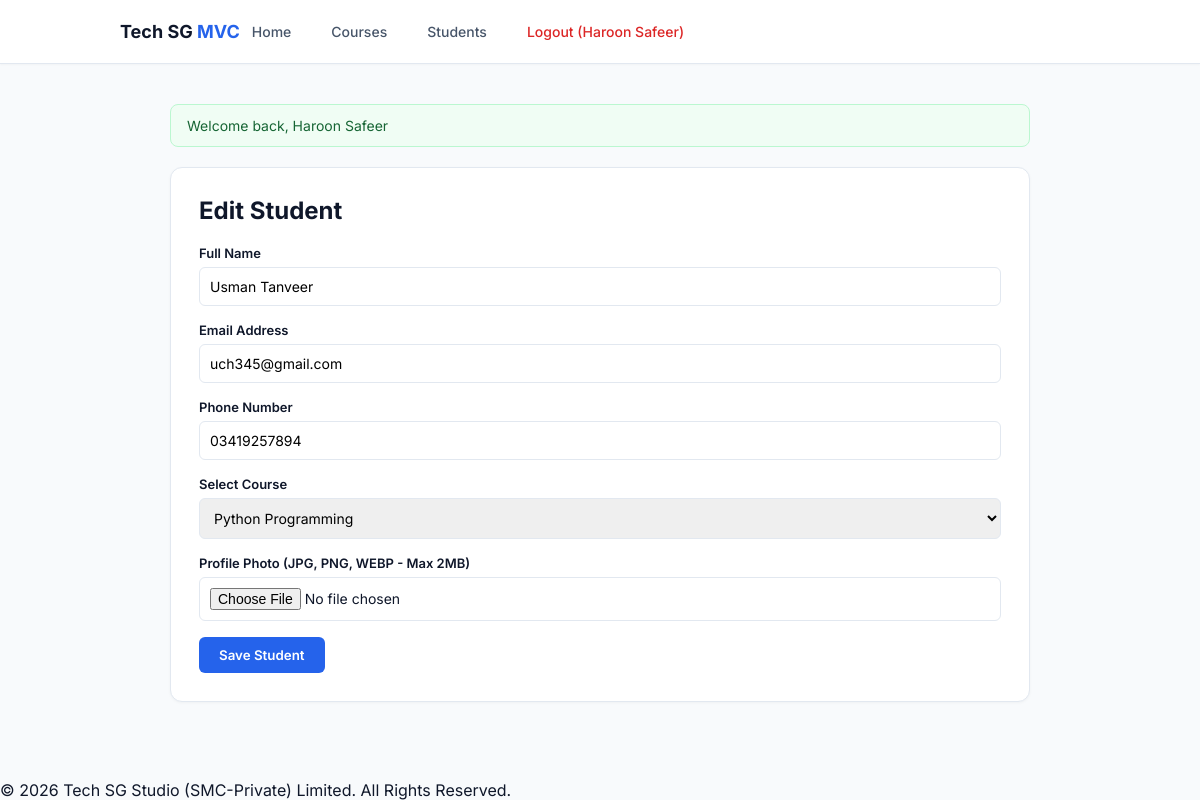
Page /public/students/edit/3 (signed in) on the committed database.
### tables this page shows
CREATE TABLE `students` (
  `id` int(10) UNSIGNED NOT NULL,
  `course_id` int(10) UNSIGNED DEFAULT NULL,
  `name` varchar(100) NOT NULL,
  `email` varchar(150) NOT NULL,
  `phone` varchar(20) DEFAULT NULL,
  `photo` varchar(120) DEFAULT NULL,
  `created_at` timestamp NOT NULL DEFAULT current_timestamp()
);

CREATE TABLE `courses` (
  `id` int(10) UNSIGNED NOT NULL,
  `title` varchar(150) NOT NULL
);

### app/Core/Controller.php (called while the page is built, shortened)
<?php
class Controller
{
    protected function view(string $view, array $data = []): void
    {
        extract($data);
        require ROOT . '/app/Views/layout/header.php';
        require ROOT . '/app/Views/' . $view . '.php';
        require ROOT . '/app/Views/layout/footer.php';
    }
}
function e($v): string {
    return htmlspecialchars((string) $v, ENT_QUOTES, 'UTF-8');
}

### app/Controllers/StudentsController.php (called while the page is built, shortened)
<?php
class StudentsController extends Controller
{
    private Student $model;
    public function __construct()
    {
        $this->model = new Student();
    }
    public function edit($id = 0): void
    {
        $student = $this->model->find((int)$id);
        $this->form($student, [], 'students/update/' . (int)$id);
    }
    private function form(array $old, array $errors, string $action): void
    {
        $this->view('students/form', [
            'old' => $old,
            'errors' => $errors,
            'action' => $action,
            'courses' => (new Course())->all(),
            'csrf' => $this->csrfToken()
        ]);
    }
}

### app/Core/Router.php (called while the page is built, shortened)
<?php
class Router
{
    public function dispatch(): void
    {
        $url = trim($_GET['url'] ?? '', '/');
        $parts = $url === '' ? [] : explode('/', $url);
        $method = $parts[1] ?? 'index';
        $params = array_slice($parts, 2);
        $controller = new $class();
        call_user_func_array([$controller, $method], $params);
    }
}

### public/index.php (called while the page is built, shortened)
<?php
spl_autoload_register(function (string $class) {
    foreach (['app/Core/', 'app/Controllers/', 'app/Models/'] as $dir) {
        $file = ROOT . '/' . $dir . $class . '.php';
        if (is_file($file)) {
            return;
        }
    }
});
(new Router())->dispatch();

### app/Core/Model.php (called while the page is built, shortened)
<?php
abstract class Model
{
    public function __construct()
    {
        $this->db = Database::connect();
    }
}

### app/Core/Database.php (called while the page is built)
<?php
class Database
{
    private static ?PDO $pdo = null;
    public static function connect(): PDO
    {
        if (self::$pdo === null) {
            try {
                self::$pdo = new PDO(
                    "mysql:host=" . DB_HOST . ";dbname=" . DB_NAME . ";charset=utf8mb4",
                    DB_USER,
                    DB_PASS,
                    [
                        PDO::ATTR_ERRMODE => PDO::ERRMODE_EXCEPTION,
                        PDO::ATTR_DEFAULT_FETCH_MODE => PDO::FETCH_ASSOC,
                        PDO::ATTR_EMULATE_PREPARES => false,
                    ]
                );
            } catch (PDOException $e) {
                error_log($e->getMessage());
                http_response_code(500);
                die(APP_DEBUG ? $e->getMessage() : "Database connection error.");
            }
        }
        return self::$pdo;
    }
}

### app/Models/Student.php (called while the page is built, shortened)
<?php
class Student extends Model
{
    public function find(int $id): ?array
    {
        $st = $this->db->prepare("SELECT s.*, c.title AS course FROM students s LEFT JOIN courses c ON c.id = s.course_id WHERE s.id = ?");
        $st->execute([$id]);
        return $st->fetch() ?: null;
    }
}

### app/Models/Course.php (called while the page is built)
<?php
class Course extends Model
{
    public function all(): array
    {
        $stmt = $this->db->query("SELECT * FROM courses ORDER BY id DESC");
        return $stmt->fetchAll();
    }
}

### app/Views/students/form.php (the view, shortened to what this page needs)
<h2><?= str_contains($action, 'update') ? 'Edit Student' : 'Add New Student' ?></h2>
<form method="POST" action="<?= BASE_URL ?>/<?= e($action) ?>" enctype="multipart/form-data" style="margin-top: 20px;">
    <div class="form-group">
        <label>Full Name</label>
        <input type="text" name="name" value="<?= e($old['name'] ?? '') ?>" required>
    </div>
    <div class="form-group">
        <label>Email Address</label>
        <input type="email" name="email" value="<?= e($old['email'] ?? '') ?>" required>
    </div>
    <div class="form-group">
        <label>Phone Number</label>
        <input type="text" name="phone" value="<?= e($old['phone'] ?? '') ?>" placeholder="03XXXXXXXXX">
    </div>
    <div class="form-group">
        <label>Select Course</label>
        <select name="course_id">
            <?php foreach ($courses as $c): ?>
                <option value="<?= (int)$c['id'] ?>" <?= (int)($old['course_id'] ?? 0) === (int)$c['id'] ? 'selected' : '' ?>>
                    <?= e($c['title']) ?>
                </option>
            <?php endforeach; ?>
        </select>
    </div>
    <div class="form-group">
        <label>Profile Photo (JPG, PNG, WEBP - Max 2MB)</label>
        <input type="file" name="photo" accept="image/*">
    </div>
    <button type="submit" class="btn" style="padding: 10px 20px; border:none; border-radius:6px; cursor:pointer;">Save Student</button>
</form>

### app/Views/layout/header.php (style rules this page uses)
:root { --bg-body: #f8fafc; --surface: #ffffff; --primary: #2563eb; --text-main: #0f172a; --text-sub: #475569; --border: #e2e8f0; }
* { margin:0; padding:0; box-sizing:border-box; font-family:'Inter', sans-serif; }
body { background-color: var(--bg-body); color: var(--text-main); min-height:100vh; display:flex; flex-direction:column; }
.btn { background:var(--primary); color:#fff !important; font-weight:600; }
.form-group { margin-bottom:16px; }
.form-group label { display:block; font-size:13px; font-weight:600; margin-bottom:6px; }
.form-group input, .form-group select { width:100%; padding:10px; border:1px solid var(--border); border-radius:6px; font-size:14px; }

### rows in the picture
students: name "Usman Tanveer", email "uch345@gmail.com", phone "03419257894", course_id "Python Programming"

### other values in the picture
$_SESSION['user']['name'] "Haroon Safeer"
$f['msg'] "Welcome back, Haroon Safeer"
